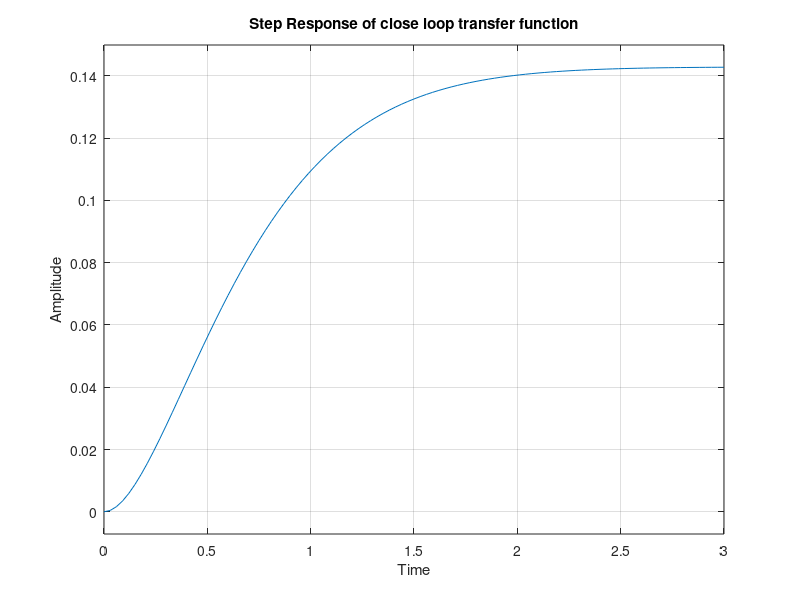
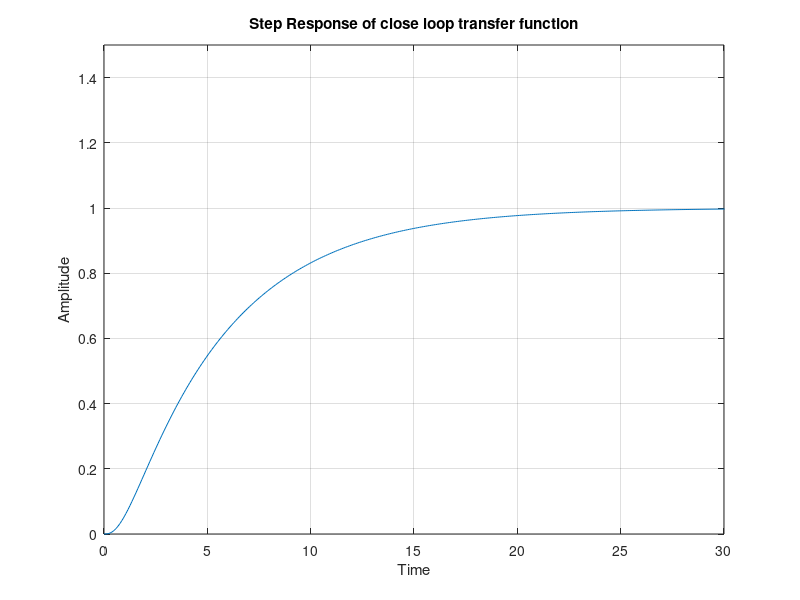
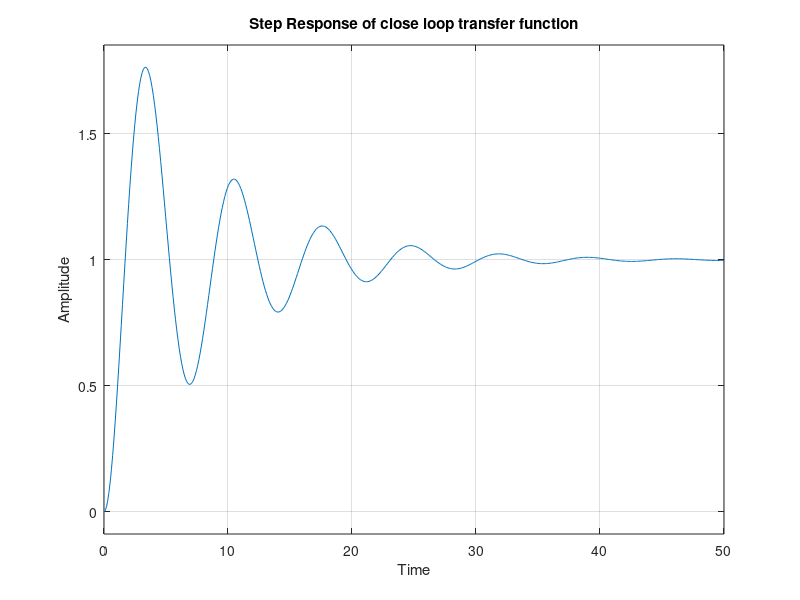
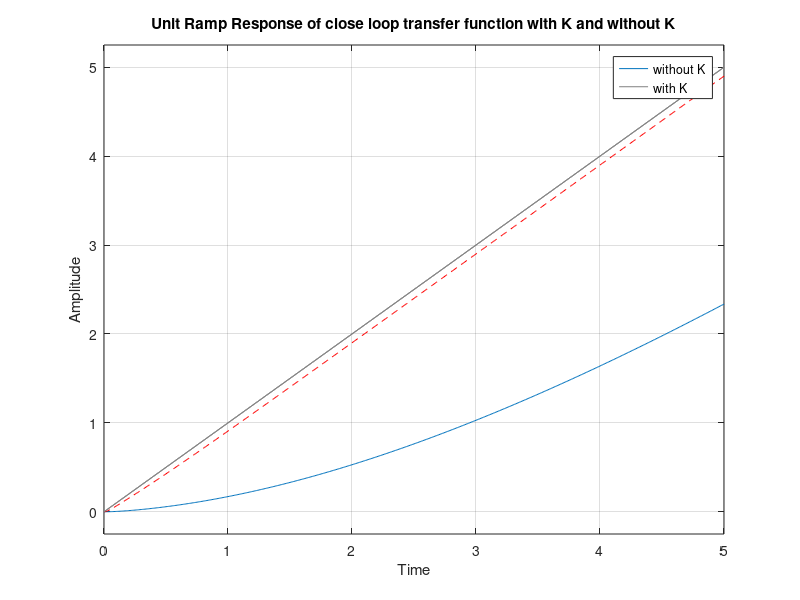

These charts were generated, in order, by the following MATLAB code:
%% Experiment No: 9

clc
clear all
close all

%% Q1(a). plot the impulse response and step response of unity gain feedback systems with open loop transfer function GH(s)=1/(s+2)(s+3)

f1=[1];
f2=[1 2];
f3=[1 3];
GH1=tf(f1,conv(f2,f3))   %Open Loop Transfer Function
R1=feedback(GH1,1)  %Close Loop Transfer Function
figure('Name', 'Impulse and Step Response of close loop transfer function')
subplot(2,1,1)
impulse(R1)
title('Impulse Response of close loop transfer function')
xlabel('Time')
ylabel('Amplitude')
axis([0 3.5 -0.05 0.15])
subplot(2,1,2)
step(R1)
title('Step Response of close loop transfer function')
xlabel('Time')
ylabel('Amplitude')

%% Q1(b). plot the impulse response and step response of unity gain feedback systems with open loop transfer function GH(s)=1/s(s+2)(s+3)

f4=[1];
f5=[1 0];
f6=[1 2];
f7=[1 3];
A1=conv(f5,f6);
GH2=tf(f4,conv(A1,f7))   %Open Loop Transfer Function
R2=feedback(GH2,1)  %Close Loop Transfer Function
figure('Name', 'Impulse and Step Response of close loop transfer function')
subplot(2,1,1)
impulse(R2)
title('Impulse Response of close loop transfer function')
xlabel('Time')
ylabel('Amplitude')
axis([0 3.5 -0.05 0.15])
subplot(2,1,2)
step(R2)
title('Step Response of close loop transfer function')
xlabel('Time')
ylabel('Amplitude')
axis([0 30 0 1.5])

%% Q1(c). plot the impulse response and step response of unity gain feedback systems with open loop transfer function GH(s)=(s+1)(s+4)/s^2(s+2)(s+3)

f8=[1 1];
f9=[1 4];
f10=[1 0 0];
f11=[1 2];
f12=[1 3];
A2=conv(f10,f11);
GH3=tf(conv(f8,f9),conv(A2,f12))   %Open Loop Transfer Function
R3=feedback(GH3,1)  %Close Loop Transfer Function
figure('Name', 'Impulse and Step Response of close loop transfer function')
subplot(2,1,1)
impulse(R3)
title('Impulse Response of close loop transfer function')
xlabel('Time')
ylabel('Amplitude')
subplot(2,1,2)
step(R3)
title('Step Response of close loop transfer function')
xlabel('Time')
ylabel('Amplitude')

%% Q2. A unity gain feedback system has the forward path transfer function GH(s)=K*(s+3)(s+5)/s(s+7)(s+8). Find the value of K so that, there is 10% steady state error in open loop.
K=1;
K1=37.33;
f13=[K];
f14=[1 3];
f15=[1 5];
f16=[1 0];
f17=[1 7];
f18=[1 8];
f19=[K1];
t=0:0.01:5;
u=t;
figure('Name', 'Ramp Response of close loop transfer function')
A3=conv(f13,f14);
A4=conv(f16,f17);
GH4=tf(conv(A3,f15),conv(A4,f18))   %Open Loop Transfer Function
R4=feedback(GH4,1)  %Close Loop Transfer Function
lsim(R4,u,t)
hold on
A5=conv(f19,f14);
A6=conv(f16,f17);
GH5=tf(conv(A5,f15),conv(A6,f18))   %Open Loop Transfer Function
R5=feedback(GH5,1)  %Close Loop Transfer Function
lsim(R5,u,t,'--r')
legend('without K', 'with K')
title('Unit Ramp Response of close loop transfer function with K and without K')
xlabel('Time')
ylabel('Amplitude')
hold off


%% Conclusion

%{
    In this experiment in Q1, we have generated a close loop transfer with
    the help of given open loop transfer function with the use of in-built
    function "conv" and "feedback" and then we have ploted the resopnse for
    impulse and step. In Q2, we have created closed loop transfer function
    with gain K and without gain K and ploted the response for unit ramp
    using bult-in function "lsim".
%}
